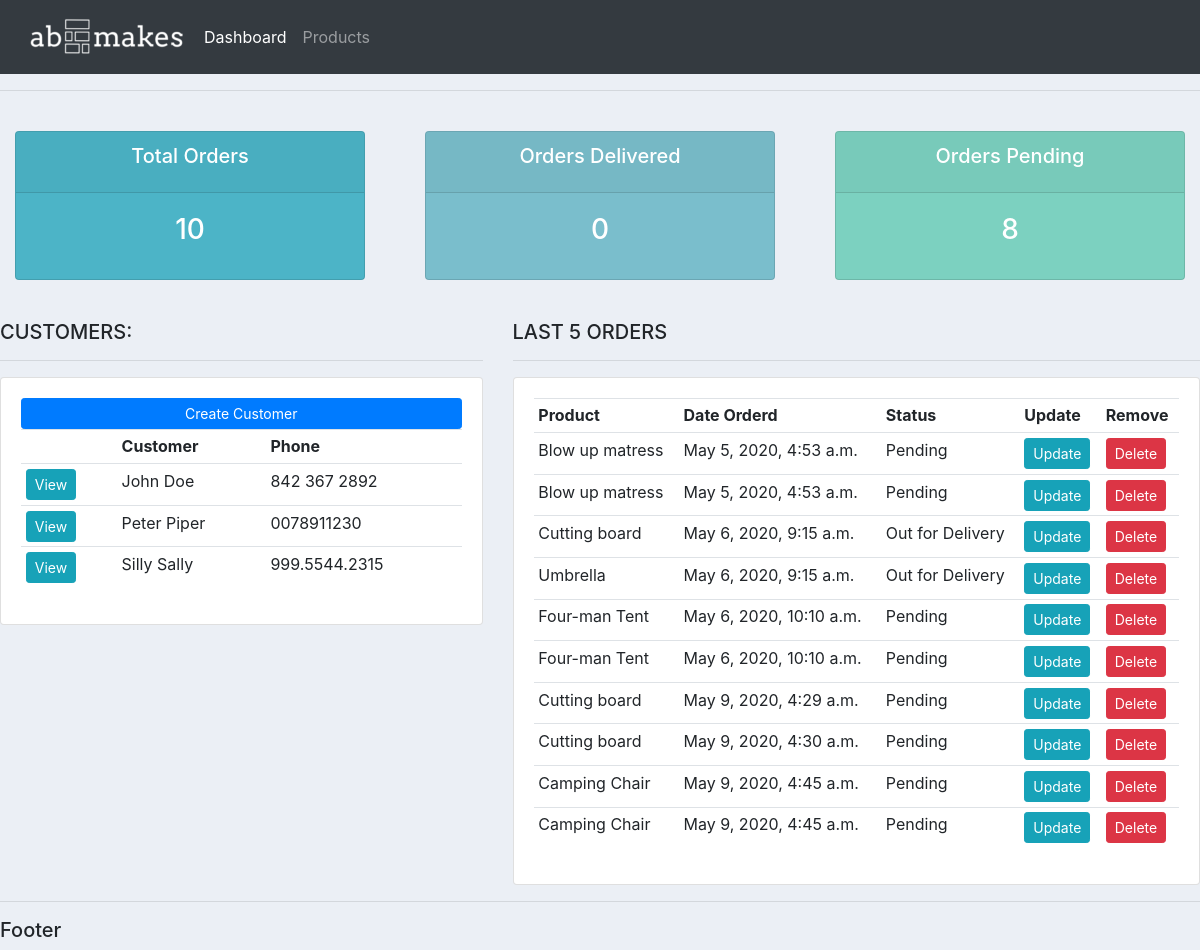
The page / on the database its author committed.
### accounts/models.py (models this page shows, shortened)
class Customer(models.Model):
    name = models.CharField(max_length=200, null=True)
    phone = models.CharField(max_length=200, null=True)
    email = models.CharField(max_length=200, null=True)
    date_created = models.DateTimeField(auto_now_add=True, null=True)

class Order(models.Model):
    STATUS = (
        ('Pending', 'Pending'),
        ('Out for Delivery', 'Out for Delivery'),
        ('Delivered', 'Delivered'),
        )
    customer = models.ForeignKey(Customer, null=True, on_delete=models.SET_NULL)
    product = models.ForeignKey(Product, null=True, on_delete=models.SET_NULL)
    date_created = models.DateTimeField(auto_now_add=True, null=True)
    status = models.CharField(max_length=200, null=True, choices=STATUS)

class Product(models.Model):
    CATEGORY = (
        ('Indoor', 'Indoor'),
        ('Outdoors', 'Outdoors')
        )
    name = models.CharField(max_length=200, null=True)
    price = models.FloatField(null=True)
    category = models.CharField(max_length=200, null=True, choices=CATEGORY)
    description = models.CharField(max_length=400, null=True, blank=True)
    date_created = models.DateTimeField(auto_now_add=True, null=True)
    tags = models.ManyToManyField(Tag)
    def __str__(self):
        return self.name

### accounts/views.py (the view)
# urls.py: path('', views.home, name="home"),
def home(request):
    customers = Customer.objects.all()
    orders = Order.objects.all()
    total_customers = customers.count()
    total_orders = orders.count()
    delivered = orders.filter(status='Delivered').count()
    pending = orders.filter(status='Pending').count()
    context = {'orders': orders, 'customers': customers,
    'total_orders':total_orders, 'delivered':delivered,
    'pending':pending}
    return render(request, "accounts/dashboard.html", context)

### accounts/templates/accounts/dashboard.html
{% extends 'accounts/main.html' %}
{% block content %}
{% include 'accounts/status.html' %}
<br>
<div class="row">
	<div class="col-md-5">
		<h5>CUSTOMERS:</h5>
		<hr>
		<div class="card card-body">
			<a class="btn btn-primary  btn-sm btn-block" href="">Create Customer</a>
			<table class="table table-sm">
				<tr>
					<th></th>
					<th>Customer</th>
					<th>Phone</th>
				</tr>
				{% for customer in customers %}
					<tr>
						<th><a class="btn btn-sm btn-info" href="{% url 'customer' customer.id %}">View</a></th>
						<td>{{customer.name}}</td>
						<td>{{customer.phone}}</td>
					</tr>
				{% endfor %}
			</table>
		</div>
	</div>
	<div class="col-md-7">
		<h5>LAST 5 ORDERS</h5>
		<hr>
		<div class="card card-body">
			<table class="table table-sm">
				<tr>
					<th>Product</th>
					<th>Date Orderd</th>
					<th>Status</th>
					<th>Update</th>
					<th>Remove</th>
				</tr>
				{% for order in orders %}
				<tr>
					<td>{{order.product}}</td>
					<td>{{order.date_created}}</td>
					<td>{{order.status}}</td>
					<td><a class="btn btn-sm btn-info" href="{% url 'update_order' order.id %}">Update</a></td>
					<td><a class="btn btn-sm btn-danger" href="{% url 'delete_order' order.id %}">Delete</a></td>
				</tr>
				{% endfor %}
			</table>
		</div>
	</div>
</div>
{% endblock %}

### accounts/templates/accounts/main.html (shortened to what this page needs)
{% load static %}
<!DOCTYPE html>
<html>
<head>
    <link rel="stylesheet" href="https://maxcdn.bootstrapcdn.com/bootstrap/4.0.0/css/bootstrap.min.css">
    <link rel="stylesheet" type="text/css" href="{% static '/css/main.css' %}">
</head>
<body>
    {% include 'accounts/navbar.html' %}
    <hr>
    {% block content %}
    {% endblock %}
    <hr>
    <h5>Footer</h5>
</body>
</html>

### accounts/templates/accounts/navbar.html (shortened to what this page needs)
{% load static %}
<nav class="navbar navbar-expand-lg navbar-dark bg-dark">
   <img src="{% static 'images/logo.PNG' %}">
    <div class="collapse navbar-collapse" id="navbarNav">
      <ul class="navbar-nav">
        <li class="nav-item active">
          <a class="nav-link" href="{% url 'home' %}">Dashboard</a>
        </li>
        <li class="nav-item">
          <a class="nav-link" href="{% url 'products' %}">Products</a>
        </li>
      </ul>
    </div>
  </nav>

### accounts/templates/accounts/status.html
<br>
<div class="row">
	<div class="col">
		<div class="col-md">
			<div class="card text-center text-white  mb-3" id="total-orders">
			  	<div class="card-header">
			  		<h5 class="card-title">Total Orders</h5>
			  	</div>
			  	<div class="card-body">
			    	<h3 class="card-title">{{total_orders}}</h3>
			  	</div>
			</div>
		</div>
	</div>
	<div class="col">
		<div class="col-md">
			<div class="card text-center text-white  mb-3" id="orders-delivered">
			  	<div class="card-header">
			  		<h5 class="card-title">Orders Delivered</h5>
			  	</div>
			  	<div class="card-body">
			    	<h3 class="card-title">{{delivered}}</h3>
			  	</div>
			</div>
		</div>
	</div>
	<div class="col">
		<div class="col-md">
			<div class="card text-center text-white  mb-3" id="orders-pending">
			  	<div class="card-header">
			  		<h5 class="card-title">Orders Pending</h5>
			  	</div>
			  	<div class="card-body">
			    	<h3 class="card-title">{{pending}}</h3>
			  	</div>
			</div>
		</div>
	</div>
</div>

### static/css/main.css (style rules this page uses)
body { background-color: #ebeff5; }
#total-orders { background-color: #4cb4c7; }
#orders-delivered { background-color: #7abecc; }
#orders-pending { background-color: #7CD1C0; }

### rows shown on the page
Customer: name "John Doe", phone "842 367 2892"
Customer: name "Peter Piper", phone "0078911230"
Customer: name "Silly Sally", phone "999.5544.2315"
Order: product "Blow up matress", date_created "May 5, 2020, 4:53 a.m.", status "Pending"
Order: product "Blow up matress", date_created "May 5, 2020, 4:53 a.m.", status "Pending"
Order: product "Cutting board", date_created "May 6, 2020, 9:15 a.m.", status "Out for Delivery"
Order: product "Umbrella", date_created "May 6, 2020, 9:15 a.m.", status "Out for Delivery"
Order: product "Four-man Tent", date_created "May 6, 2020, 10:10 a.m.", status "Pending"
Order: product "Four-man Tent", date_created "May 6, 2020, 10:10 a.m.", status "Pending"
Order: product "Cutting board", date_created "May 9, 2020, 4:29 a.m.", status "Pending"
Order: product "Cutting board", date_created "May 9, 2020, 4:30 a.m.", status "Pending"
Order: product "Camping Chair", date_created "May 9, 2020, 4:45 a.m.", status "Pending"
Order: product "Camping Chair", date_created "May 9, 2020, 4:45 a.m.", status "Pending"

### other values the page prints
{{ total_orders }} "10"
{{ delivered }} "0"
{{ pending }} "8"
